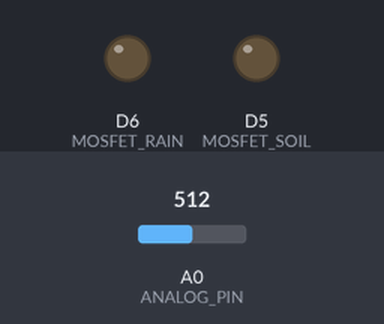
Recording of a sketch running on a simulated ESP8266 (NodeMCU). On the bench: output pins drawn as LEDs (lit = HIGH). Inputs (shaded band) come from the test bench; at power-on: A0 (ANALOG_PIN) = 512. WiFi joins after 1.5 s; servers stay silent unless stated; what the sketch prints to the serial monitor is not drawn.

Above: at 2.7 s.
2.8 s: A0 (ANALOG_PIN) set to 588
At 4.21 s:
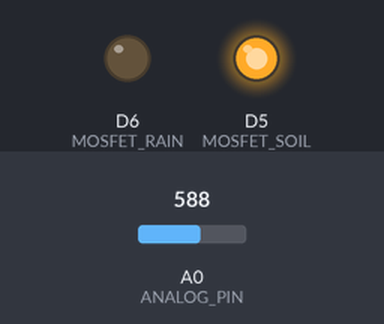
7.4 s: A0 (ANALOG_PIN) set to 608
At 12.36 s:
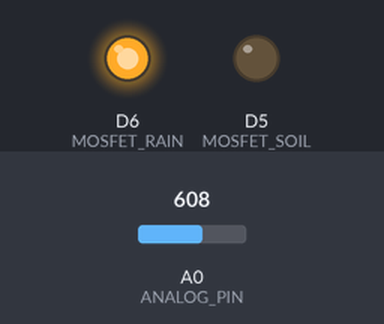
Timing chart, 0 to 16.6 s (numbered marks = the images above; inputs shaded):
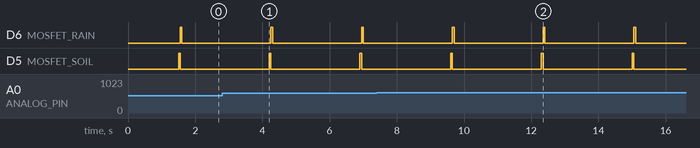

Measured:
- the behaviour switches between 599 and 600 on A0 (ANALOG_PIN) (found by bisection; images 1 and 2)
- by itself, D6 (MOSFET_RAIN), D5 (MOSFET_SOIL): alternates HIGH for 0.05 s and LOW for 2.7 s

The sketch:

soil_and_rain_mosfet.ino
```cpp
#include <ESP8266WiFi.h>
#include <Firebase_ESP_Client.h>

// ---------- WiFi ----------
#define WIFI_SSID "ZTE Blade V50 Design"
#define WIFI_PASSWORD "imaadh0234897651"

// ---------- Firebase ----------
#define API_KEY "AIzaSyCSEWW0wawOzJgvxyOmDqXMqE8nihprCd0"
#define DATABASE_URL "https://iot-project-3c897-default-rtdb.asia-southeast1.firebasedatabase.app"
#define FIREBASE_EMAIL "rushdeeimaadh@gmail.com"
#define FIREBASE_PASSWORD "ir@02348"

FirebaseData fbdo;
FirebaseAuth auth;
FirebaseConfig config;

// ---------- Sensors & MOSFET ----------
#define ANALOG_PIN A0

#define MOSFET_SOIL D5
#define MOSFET_RAIN D6

// ---------- Global thresholds ----------
int soilLow = 200;      // soil moisture low threshold (dry)
int soilModerate = 500; // moderate moisture
int soilHigh = 700;     // wet soil

int rainLow = 300;      // analog value for Low/Watch
int rainModerate = 600; // Moderate/Alert
int rainHigh = 900;     // High/Evacuation

// ---------- Functions ----------

// Read soil moisture through MOSFET
int readSoil() {
  digitalWrite(MOSFET_SOIL, HIGH);   // Power soil sensor
  delay(50);                         // allow sensor to stabilize
  int val = analogRead(ANALOG_PIN);
  digitalWrite(MOSFET_SOIL, LOW);    // Turn off sensor
  return val;
}

// Read rain sensor through MOSFET
int readRain() {
  digitalWrite(MOSFET_RAIN, HIGH);   // Power rain sensor
  delay(50);                         // allow sensor to stabilize
  int val = analogRead(ANALOG_PIN);
  digitalWrite(MOSFET_RAIN, LOW);    // Turn off sensor
  return val;
}

// Soil risk
String getSoilRisk(int val) {
  if (val < soilLow) return "Very Low Risk";
  else if (val < soilModerate) return "Moderate";
  else if (val < soilHigh) return "High";
  else return "Critical";
}

// Rain risk
String getRainRisk(int val) {
  if (val < rainLow) return "Low / Watch";
  else if (val < rainModerate) return "Moderate / Alert";
  else return "High / Evacuation";
}

// ---------- Setup ----------
void setup() {
  Serial.begin(9600);
  pinMode(MOSFET_SOIL, OUTPUT);
  pinMode(MOSFET_RAIN, OUTPUT);
  digitalWrite(MOSFET_SOIL, LOW);
  digitalWrite(MOSFET_RAIN, LOW);

  // Connect WiFi
  Serial.print("Connecting to WiFi...");
  WiFi.begin(WIFI_SSID, WIFI_PASSWORD);
  while (WiFi.status() != WL_CONNECTED) { delay(300); Serial.print("."); }
  Serial.println("WiFi connected!");

  // Setup Firebase
  config.api_key = API_KEY;
  config.database_url = DATABASE_URL;
  auth.user.email = FIREBASE_EMAIL;
  auth.user.password = FIREBASE_PASSWORD;

  Firebase.begin(&config, &auth);
  Firebase.reconnectWiFi(true);
  Serial.println("Firebase Ready!");
}

// ---------- Loop ----------
void loop() {
  int soilVal = readSoil();
  int rainVal = readRain();

  String soilRisk = getSoilRisk(soilVal);
  String rainRisk = getRainRisk(rainVal);

  // Print to Serial
  Serial.printf("Soil: %d, Risk: %s | Rain: %d, Risk: %s\n",
                soilVal, soilRisk.c_str(), rainVal, rainRisk.c_str());

  // Upload to Firebase
  Firebase.RTDB.setInt(&fbdo, "/Landslide/Device1/Soil/Value", soilVal);
  Firebase.RTDB.setString(&fbdo, "/Landslide/Device1/Soil/Risk", soilRisk);

  Firebase.RTDB.setInt(&fbdo, "/Landslide/Device1/Rain/Value", rainVal);
  Firebase.RTDB.setString(&fbdo, "/Landslide/Device1/Rain/Risk", rainRisk);

  delay(2000); // every 2 seconds
}
```
